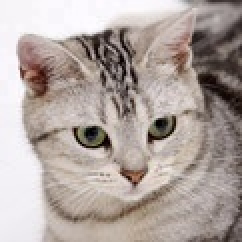
#> input picture PIL/cat.jpg, 121 x 121 px (shown 2 times larger)
$ python app.py
#> lines starting #> are read from the running program, lines starting #| are printed output that depends on the picture
from PIL import Image


im = Image.open("cat.jpg","r")
#> im is the input picture: PIL image 121x121 RGB; mean R, G, B 175.4, 164, 159.1
print(im.size,im.format,im.mode)
#| (121, 121) JPEG RGB
# (121, 121) JPEG RGB
# size 是宽高像素  format 是图片格式  mode 表示图像的模式

im.save("dog.png",'png')

#上面的代码将图像重新保存成png格式。
im.thumbnail((50,50),resample=Image.BICUBIC) # 第二个参数表示取样模式
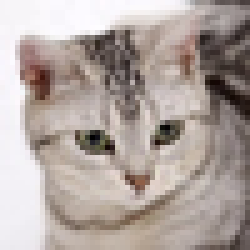
#> im: PIL image 50x50 RGB (shown 5 times larger); mean R, G, B 175.5, 164.1, 159.1
im.show()

# 剪裁图像
box =  (20,20,60,60)  # 四个元素的元组  表示左上角 与 右下角 的坐标
region = im.crop(box)
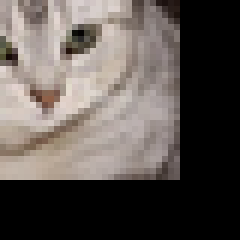
#> region: PIL image 40x40 RGB (shown 6 times larger); mean R, G, B 92.6, 85.5, 81.3
region.show()

im_rotate_180 = im.transpose(Image.ROTATE_180)  # 可以找对应相翻转的角度
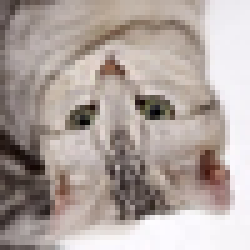
#> im_rotate_180: PIL image 50x50 RGB (shown 5 times larger); mean R, G, B 175.5, 164.1, 159.1
im_rotate_180.show()

#  要粘贴的对象 ，可以提供一个 左上角的 坐标
im.paste(region,(20,20),None)
im.show()

# [21 lines of commented-out code are left out]

'''
convert方法可以改变图像的mode,一般是在'RGB'(真彩图)、'L'(灰度图)、'CMYK'(压缩图)之间转换。
上面的代码就是首先将图像转化为灰度图，再从灰度图转化为真彩图。
值得注意的是,从灰度图转换为真彩图，虽然理论上确实转换成功了，但是实际上是很难恢复成原来的真彩模式的(不唯一)
'''
#过滤
# filter(filter)
#对像素点的操作
# point(lut,mode)
im_point = im.point(lambda x:x*1.5)
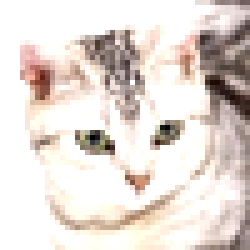
#> im_point: PIL image 50x50 RGB (shown 5 times larger); mean R, G, B 228.2, 218.4, 212.2
im_point.show()

#  还有图像增强    ， 与处理 gif 的类

# ImageEnhance    ImageSequence
